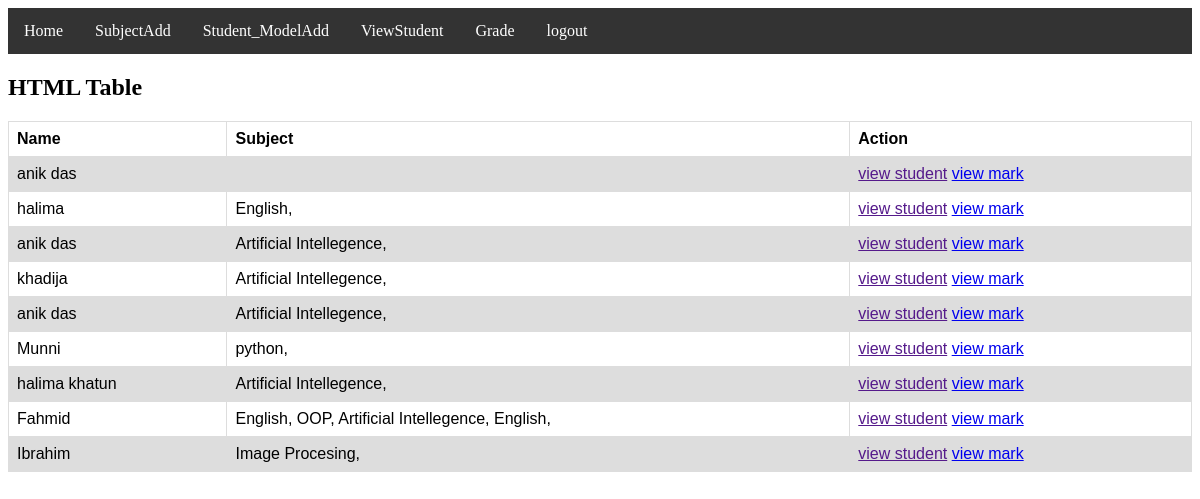
/ViewStudent/, run on the app's committed database.
### myApp/models.py (models this page shows, shortened)
class Student_Model(models.Model):
    gender=[
        ('male','Male'),
        ('female','Female')
    ]
    name=models.CharField(max_length=100,null=True)
    age=models.IntegerField()
    depertment=models.CharField(max_length=120,null=True)
    subject=models.ManyToManyField(subjectModel,null=True)
    gender=models.CharField(choices=gender,null=True,max_length=120)

class subjectModel(models.Model):
    subject_name=models.CharField(max_length=100,null=True,)
    student_code=models.CharField(max_length=100,null=True)
    credit=models.IntegerField(null=True)

### myApp/views.py (the view)
# urls.py: path('ViewStudent/', ViewStudent,name="ViewStudent"),
def ViewStudent(request):
    student=Student_Model.objects.all()
    return render(request,"viewStudent.html",{'student':student})

### template/viewStudent.html (shortened to what this page needs)
{% include 'base.html' %}
{% block content %}
<!DOCTYPE html>
<html>
<head>
</head>
<body>
<h2>HTML Table</h2>
<table>
  <tr>
    <th> Name</th>
    <th>Subject</th>
    <th>Action</th>
  </tr>
  {% for i in student %}
  <tr>
    <td>{{i.name}}</td>
    <td>
      {% for j in i.subject.all %}
      {{j.subject_name}},
      {% endfor %}
    </td>
      <td>
        <a href="">view student</a>
        <a href="{% url 'viewMarksPage' i.id %}">view mark</a>
      </td>
  </tr>
  {% endfor %}
</table>
</body>
</html>
{% endblock %}

### template/base.html (shortened to what this page needs)
<!DOCTYPE html>
<html>
<head>
</head>
<body>
    {% include 'navbar.html' %}
</body>
</html>

### template/navbar.html
<ul>
    <li><a class="active" href="{% url 'myDashboard' %}">Home</a></li>
    <li><a href="{% url 'subjectAdd' %}">SubjectAdd</a></li>
    <li><a href="{% url 'Student_ModelAdd' %}">Student_ModelAdd</a></li>
    <li><a href="{% url 'ViewStudent' %}">ViewStudent</a></li>
    <li><a href="{% url 'Grading' %}">Grade</a></li>
    <li><a href="{% url 'logoutPage' %}">logout</a></li>
  </ul>

### template/base.html (style rules this page uses)
ul { list-style-type: none; margin: 0; padding: 0; overflow: hidden; background-color: #333; }
li { float: left; }
li a { display: block; color: white; text-align: center; padding: 14px 16px; text-decoration: none; }

### template/viewStudent.html (style rules this page uses)
table { font-family: arial, sans-serif; border-collapse: collapse; width: 100%; }
td, th { border: 1px solid #dddddd; text-align: left; padding: 8px; }
tr:nth-child(even) { background-color: #dddddd; }

### data on the page
Student_Model: name "anik das"
Student_Model: name "halima"
subjectModel: subject_name "English"
Student_Model: name "anik das"
subjectModel: subject_name "Artificial Intellegence"
Student_Model: name "khadija"
Student_Model: name "anik das"
Student_Model: name "Munni"
subjectModel: subject_name "python"
Student_Model: name "halima khatun"
Student_Model: name "Fahmid"
subjectModel: subject_name "OOP"
subjectModel: subject_name "English"
Student_Model: name "Ibrahim"
subjectModel: subject_name "Image Procesing"
